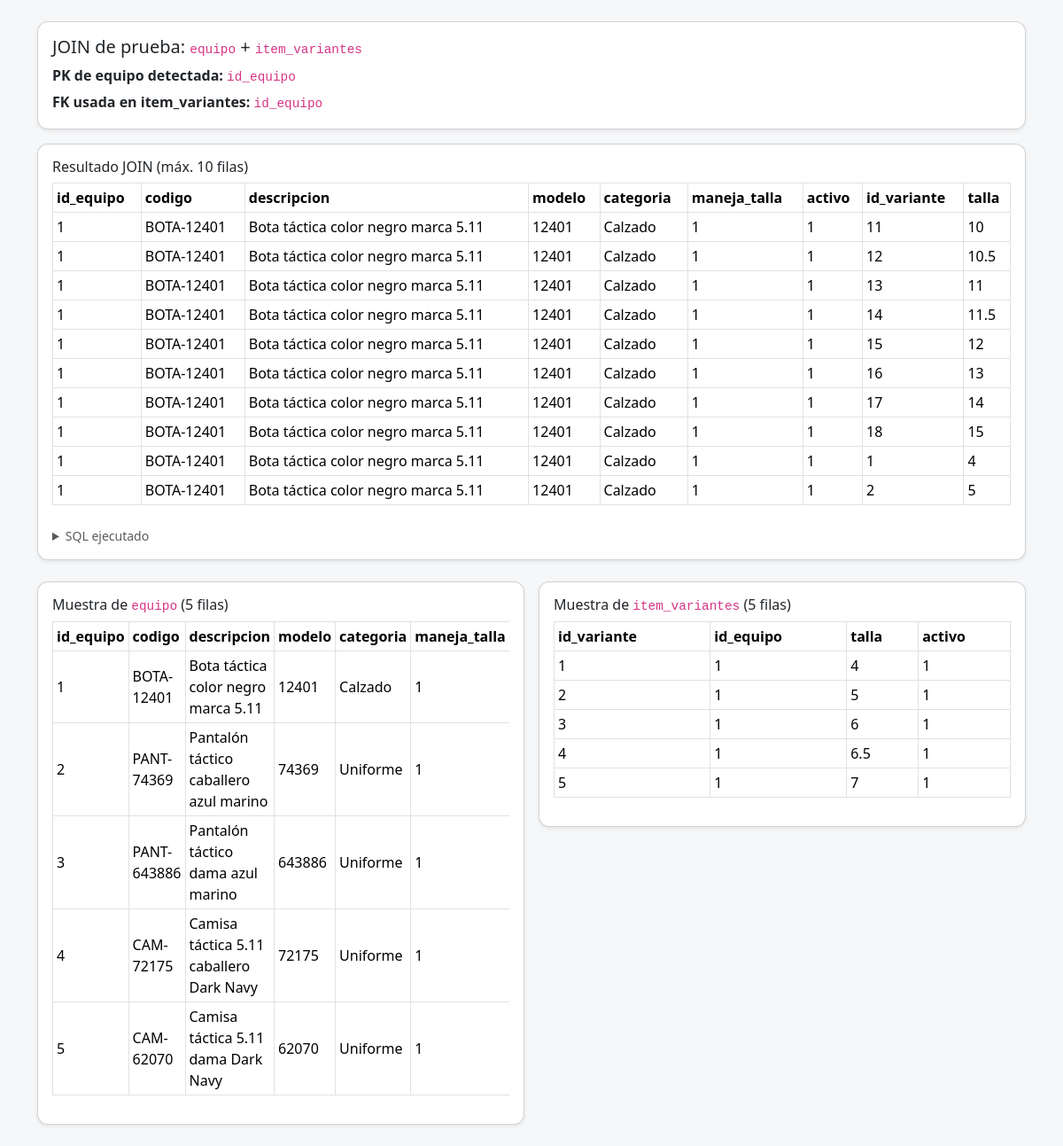
/modules/uniformes/lista_demo.php, run on the app's committed database.
### tables this page shows
CREATE TABLE IF NOT EXISTS item_variantes (
  id_variante INT AUTO_INCREMENT PRIMARY KEY,
  id_equipo   INT         NOT NULL,
  talla       VARCHAR(20) NOT NULL,            
  activo      TINYINT(1)  NOT NULL DEFAULT 1,

   
  CONSTRAINT uq_equipo_talla UNIQUE (id_equipo, talla),

   
  CONSTRAINT fk_var_equipo FOREIGN KEY (id_equipo)
    REFERENCES equipo(id_equipo)
    ON UPDATE CASCADE
    ON DELETE CASCADE
);

CREATE TABLE IF NOT EXISTS equipo (
  id_equipo     INT AUTO_INCREMENT PRIMARY KEY,
  codigo        VARCHAR(50)  NOT NULL UNIQUE,  
  descripcion   VARCHAR(255) NOT NULL,
  modelo        VARCHAR(50)  NOT NULL,
  categoria     VARCHAR(50)  NOT NULL,
  maneja_talla  TINYINT(1)   NOT NULL DEFAULT 1,
  activo        TINYINT(1)   NOT NULL DEFAULT 1
);

### includes/db.php (called while the page is built, shortened)
<?php
function db()
{
    if ($GLOBALS['DB_CONN'] instanceof mysqli) {
        return $GLOBALS['DB_CONN'];
    }
    $cn = mysqli_init();
    mysqli_options($cn, MYSQLI_OPT_CONNECT_TIMEOUT, 5);
    return $cn;
}
function db_select_all(string $sql)
{
    $cn = db();
    $res = mysqli_query($cn, $sql);
    $rows = [];
    while ($row = mysqli_fetch_assoc($res)) {
        $rows[] = $row;
    }
    return $rows;
}

### modules/uniformes/lista_demo.php (the view, shortened to what this page needs)
<?php
require_once __DIR__ . '/../../includes/db.php';
function describe_table(string $table)
{
    return db_select_all("DESCRIBE `$table`");
}
function pick_primary_key(string $table): ?string
{
    $desc = describe_table($table);
    if (!empty($desc) && empty($desc['_error'])) {
        foreach ($desc as $col) {
            if (($col['Key'] ?? '') === 'PRI') return $col['Field'];
        }
    }
    return null;
}
function pick_fk_to_equipo(array $columns): ?string
{
    $patterns = ['equipo_id', 'id_equipo', 'fk_equipo', 'equipo', 'equipoID', 'IDEQUIPO'];
    foreach ($columns as $c) {
        $name = $c['Field'] ?? '';
        $low  = strtolower($name);
        if (in_array($low, array_map('strtolower', $patterns), true)) {
            return $name;
        }
    }
    return null;
}
function select_all_limited(string $table, int $limit = 10)
{
    return db_select_all("SELECT * FROM `$table` LIMIT " . intval($limit));
}
$errors = [];
$join_rows = [];
$fk_used   = null;
$pk_equipo = null;
if (!$errors) {
    $pk_equipo = pick_primary_key('equipo') ?? 'id';
    $desc_var   = describe_table('item_variantes');
    $fk_used    = (!empty($desc_var) && empty($desc_var['_error'])) ? pick_fk_to_equipo($desc_var) : null;
    if ($fk_used) {
        $join_sql  = "SELECT e.*, v.*
                      FROM `equipo` e
                      JOIN `item_variantes` v ON v.`$fk_used` = e.`$pk_equipo`
                      LIMIT 10";
        $join_rows = db_select_all($join_sql);
    } else {
        $errors[] = "No se detectó una columna foránea clara en 'item_variantes' que apunte a 'equipo'.";
    }
}
$sample_equipo = select_all_limited('equipo', 5);
$sample_vars   = select_all_limited('item_variantes', 5);
?>
<!doctype html>
<html lang="es">
<head>
    <link rel="stylesheet" href="/intranet-CEPESP/assets/css/bootstrap.min.css">
</head>
<body>
    <div class="container py-4">
        <div class="card shadow-sm mb-3">
            <div class="card-body">
                <h1 class="h5 mb-2">JOIN de prueba: <code>equipo</code> + <code>item_variantes</code></h1>
                <p class="mb-1"><strong>PK de equipo detectada:</strong> <code><?= htmlspecialchars((string)$pk_equipo) ?></code></p>
                <p class="mb-0"><strong>FK usada en item_variantes:</strong> <code><?= htmlspecialchars((string)$fk_used) ?: '— (no detectada)' ?></code></p>
            </div>
        </div>
        <?php if ($fk_used && empty($join_rows['_error'])): ?>
            <div class="card shadow-sm mb-4">
                <div class="card-body">
                    <h2 class="h6">Resultado JOIN (máx. 10 filas)</h2>
                    <?php if ($join_rows): ?>
                        <div class="table-responsive">
                            <table class="table table-sm table-bordered align-middle">
                                <thead>
                                    <tr>
                                        <?php foreach (array_keys($join_rows[0]) as $col): ?>
                                            <th><?= htmlspecialchars($col) ?></th>
                                        <?php endforeach; ?>
                                    </tr>
                                </thead>
                                <tbody>
                                    <?php foreach ($join_rows as $r): ?>
                                        <tr>
                                            <?php foreach ($r as $val): ?>
                                                <td><?= htmlspecialchars((string)$val) ?></td>
                                            <?php endforeach; ?>
                                        </tr>
                                    <?php endforeach; ?>
                                </tbody>
                            </table>
                        </div>
                        <details class="mt-2">
                            <summary class="small text-muted">SQL ejecutado</summary>
                        </details>
                    <?php else: ?>
                        <div class="text-muted">Sin filas para mostrar.</div>
                    <?php endif; ?>
                </div>
            </div>
        <?php endif; ?>
        <div class="row g-3">
            <div class="col-md-6">
                <div class="card shadow-sm">
                    <div class="card-body">
                        <h2 class="h6 mb-2">Muestra de <code>equipo</code> (5 filas)</h2>
                        <?php if (!empty($sample_equipo) && empty($sample_equipo['_error'])): ?>
                            <div class="table-responsive">
                                <table class="table table-sm table-bordered align-middle">
                                    <thead>
                                        <tr>
                                            <?php foreach (array_keys($sample_equipo[0] ?? []) as $c): ?>
                                                <th><?= htmlspecialchars($c) ?></th>
                                            <?php endforeach; ?>
                                        </tr>
                                    </thead>
                                    <tbody>
                                        <?php foreach ($sample_equipo as $r): ?>
                                            <tr>
                                                <?php foreach ($r as $v): ?>
                                                    <td><?= htmlspecialchars((string)$v) ?></td>
                                                <?php endforeach; ?>
                                            </tr>
                                        <?php endforeach; ?>
                                    </tbody>
                                </table>
                            </div>
                        <?php else: ?>
                            <div class="text-muted">No se pudo leer <code>equipo</code>.</div>
                        <?php endif; ?>
                    </div>
                </div>
            </div>
            <div class="col-md-6">
                <div class="card shadow-sm">
                    <div class="card-body">
                        <h2 class="h6 mb-2">Muestra de <code>item_variantes</code> (5 filas)</h2>
                        <?php if (!empty($sample_vars) && empty($sample_vars['_error'])): ?>
                            <div class="table-responsive">
                                <table class="table table-sm table-bordered align-middle">
                                    <thead>
                                        <tr>
                                            <?php foreach (array_keys($sample_vars[0] ?? []) as $c): ?>
                                                <th><?= htmlspecialchars($c) ?></th>
                                            <?php endforeach; ?>
                                        </tr>
                                    </thead>
                                    <tbody>
                                        <?php foreach ($sample_vars as $r): ?>
                                            <tr>
                                                <?php foreach ($r as $v): ?>
                                                    <td><?= htmlspecialchars((string)$v) ?></td>
                                                <?php endforeach; ?>
                                            </tr>
                                        <?php endforeach; ?>
                                    </tbody>
                                </table>
                            </div>
                        <?php else: ?>
                            <div class="text-muted">No se pudo leer <code>item_variantes</code>.</div>
                        <?php endif; ?>
                    </div>
                </div>
            </div>
        </div>
    </div>
</body>
</html>

### modules/uniformes/lista_demo.php (style rules this page uses)
body { background: #f6f7f9 }
.card { border-radius: 12px }
code { font-size: .9rem }

### data on the page
item_variantes: val "1", id_equipo.codigo "BOTA-12401", id_equipo.descripcion "Bota táctica color negro marca 5.11", id_equipo.modelo "12401", id_equipo.categoria "Calzado", id_variante "11", talla "10"
item_variantes: val "1", id_equipo.codigo "BOTA-12401", id_equipo.descripcion "Bota táctica color negro marca 5.11", id_equipo.modelo "12401", id_equipo.categoria "Calzado", id_variante "12", talla "10.5"
item_variantes: val "1", id_equipo.codigo "BOTA-12401", id_equipo.descripcion "Bota táctica color negro marca 5.11", id_equipo.modelo "12401", id_equipo.categoria "Calzado", id_variante "13", talla "11"
item_variantes: val "1", id_equipo.codigo "BOTA-12401", id_equipo.descripcion "Bota táctica color negro marca 5.11", id_equipo.modelo "12401", id_equipo.categoria "Calzado", id_variante "14", talla "11.5"
item_variantes: val "1", id_equipo.codigo "BOTA-12401", id_equipo.descripcion "Bota táctica color negro marca 5.11", id_equipo.modelo "12401", id_equipo.categoria "Calzado", id_variante "15", talla "12"
item_variantes: val "1", id_equipo.codigo "BOTA-12401", id_equipo.descripcion "Bota táctica color negro marca 5.11", id_equipo.modelo "12401", id_equipo.categoria "Calzado", id_variante "16", talla "13"
item_variantes: val "1", id_equipo.codigo "BOTA-12401", id_equipo.descripcion "Bota táctica color negro marca 5.11", id_equipo.modelo "12401", id_equipo.categoria "Calzado", id_variante "17", talla "14"
item_variantes: val "1", id_equipo.codigo "BOTA-12401", id_equipo.descripcion "Bota táctica color negro marca 5.11", id_equipo.modelo "12401", id_equipo.categoria "Calzado", id_variante "18", talla "15"
item_variantes: val "1", id_equipo.codigo "BOTA-12401", id_equipo.descripcion "Bota táctica color negro marca 5.11", id_equipo.modelo "12401", id_equipo.categoria "Calzado", talla "4", v "1"
item_variantes: val "1", id_equipo.codigo "BOTA-12401", id_equipo.descripcion "Bota táctica color negro marca 5.11", id_equipo.modelo "12401", id_equipo.categoria "Calzado", id_variante "2", talla "5", v "1"
equipo: v "1", codigo "BOTA-12401", descripcion "Bota táctica color negro marca 5.11", modelo "12401", categoria "Calzado"
equipo: id_equipo "2", codigo "PANT-74369", descripcion "Pantalón táctico caballero azul marino", modelo "74369", categoria "Uniforme", v "1"
equipo: id_equipo "3", codigo "PANT-643886", descripcion "Pantalón táctico dama azul marino", modelo "643886", categoria "Uniforme", v "1"
equipo: id_equipo "4", codigo "CAM-72175", descripcion "Camisa táctica 5.11 caballero Dark Navy", modelo "72175", categoria "Uniforme", v "1"
equipo: id_equipo "5", codigo "CAM-62070", descripcion "Camisa táctica 5.11 dama Dark Navy", modelo "62070", categoria "Uniforme", v "1"
item_variantes: id_variante "3", v "1", talla "6"
item_variantes: id_variante "4", v "1", talla "6.5"
item_variantes: id_variante "5", v "1", talla "7"

### other printed values
$pk_equipo "id_equipo"
htmlspecialchars((string)$fk_used) ?: '— (no detectada)' "id_equipo"
$col "id_equipo"
$col "codigo"
$col "descripcion"
$col "modelo"
$col "categoria"
$col "maneja_talla"
$col "activo"
$col "id_variante"
$col "talla"
$c "id_equipo"
$c "codigo"
$c "descripcion"
$c "modelo"
